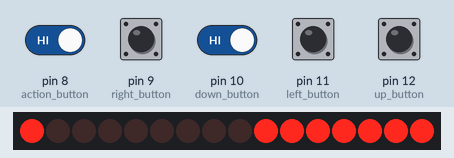
Simulated run of this sketch. Board: Arduino Uno, built with avr-gcc and run on an emulated ATmega328P. On the bench: 16 shift-register outputs drawn as a row of LEDs (first output left, lit = HIGH). Wiring (inferred from the names in the program): 2 × shift register (74HC595): data pin 3; shift clock pin 5; latch pin 4. Wiring (inferred from the signals the program sends): row of LEDs: on Q0, Q1, Q2, Q3, Q4, Q5, Q6, Q7, Q8, Q9, Q10, Q11, Q12, Q13, Q14, Q15. The inputs (shaded band) are chosen by the test bench; at power-on: pin 8 (action_button), pin 10 (down_button), pin 12 (up_button) HIGH, pin 9 (right_button), pin 11 (left_button) LOW.

Above: at 1.2 s.
1.3 s: pin 8 (action_button) driven LOW and pin 10 (down_button) driven LOW
At 2.5 s:
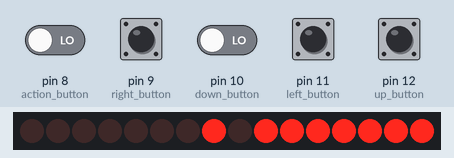
2.8 s: pin 9 (right_button) pulled HIGH for 0.15 s
At 3.4 s:
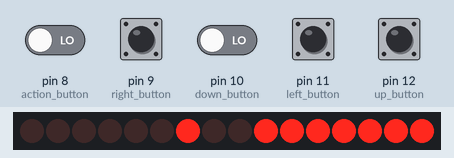
4.4 s: pin 11 (left_button) pulled HIGH for 0.15 s
At 5.7 s:
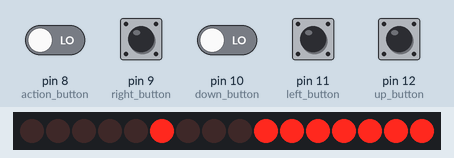
6.0 s: pin 12 (up_button) pulled LOW for 0.15 s
At 7.0 s:
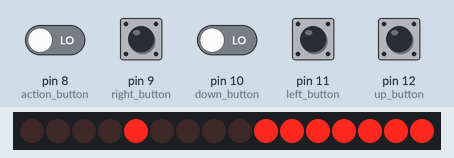
7.6 s: pin 9 (right_button) pulled HIGH for 1 s
At 9.5 s:
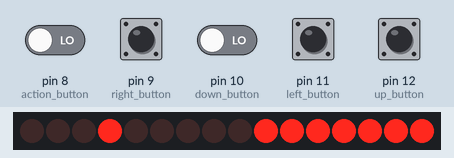
10.1 s: pin 11 (left_button) pulled HIGH for 1 s
At 11.4 s:
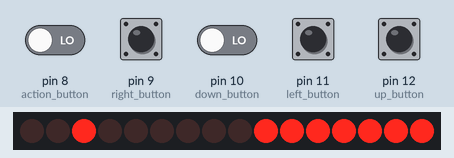
Timing chart, 0 to 13.1 s (numbered marks = the images above; inputs shaded):
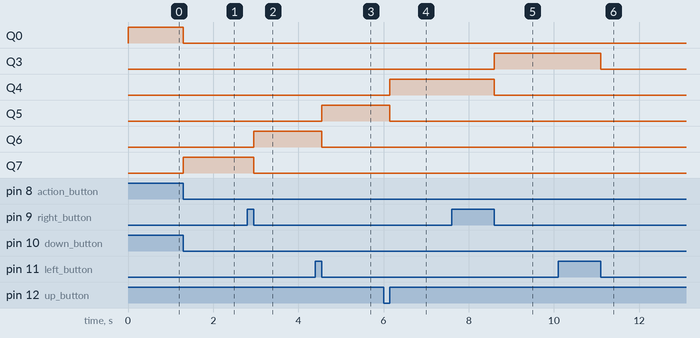

Measured:
- after the input at 1.3 s, Q0: HIGH → LOW at once; Q7: LOW → HIGH at once
- after the input at 2.8 s, Q6: LOW → HIGH after 0.15 s; Q7: HIGH → LOW after 0.15 s
- after the input at 4.4 s, Q5: LOW → HIGH after 0.15 s; Q6: HIGH → LOW after 0.15 s
- after the input at 6.0 s, Q4: LOW → HIGH after 0.15 s; Q5: HIGH → LOW after 0.15 s
- after the input at 7.6 s, Q3: LOW → HIGH after 1.0 s; Q4: HIGH → LOW after 1.0 s
- after the input at 10.1 s, Q3: HIGH → LOW after 1.0 s

The sketch:

8x8_matrix_led_display_dwawing_game.ino
```cpp
#include "LedMatrix.h"
#include "Buttons.h"

// Pins for the 74HC595 shift register.
const int latch_pin = 4; // Pin connected to 74HC959's RCLK pin a.k.a. latch pin (pin 12).
const int clock_pin = 5; // Pin connected to 74HC595's SRCLK pin a.k.a. clock pin (pin 11).
const int data_pin = 3; // Pin connected to 74HC959's SER pin a.k.a. data pin (pin 14).

// Pins for the buttons.
const int action_button = 8;
const int right_button = 9;
const int down_button = 10;
const int left_button = 11;
const int up_button = 12;

// Create led matrix object.
LedMatrix led_matrix(latch_pin, clock_pin, data_pin);
// Create buttons object.
Buttons buttons(action_button, right_button, down_button, left_button, up_button);

void setup() {
  Serial.begin(9600); // Serial begin.
}

void loop() {
  /*
  Variables declared as static will only be created and initialized one time on the first time a function is called.
  */

  // Bytes for led matrix.
  static byte row = B10000000;
  static byte column = B10000000;

  // Declare constant pointer for row and column.
  static byte *const p_row = &row;
  static byte *const p_column = &column;

  static int pressed_button = 0; // Store just pressed button. Default is set to 0.
  static int previous_pressed_button = 0; // Store previous pressed button. Default is set to 0.

  // Declare constant pointer for pressed button and previous pressed button.
  static int *const p_pressed_button = &pressed_button;
  static int *const p_previous_pressed_button = &previous_pressed_button;

  // Update position a.k.a. cursor to the led matrix. i.e. lit correct led.
  led_matrix.displayCursor(p_row, p_column);
  // Call the button listener, which update information about button presses.
  buttons.buttonListener(p_pressed_button, p_previous_pressed_button);

  // Execute only if the previous pressed button was different that the just pressed button.
  // This prevent multiple bit shift if the button press was too long.
  if (previous_pressed_button != pressed_button) {
    bitShift(p_pressed_button, p_column, p_row);
  }
}

void bitShift(int * pressed_button, byte * pColumn, byte * pRow)  {
    // This switch statement check which button pressed and shift bytes based on that.
    switch(*pressed_button) {
      case action_button:
        Serial.println("Action button pressed!");
        break;

      case right_button:
        if (*pColumn == (byte)1) {
          *pColumn = (byte)128;
        }
        else {
          *pColumn = *pColumn >> 1;
        }
        break;

      case down_button:
        if (*pRow == (byte)1) {
          *pRow = (byte)128;
        }
        else {
          *pRow = *pRow >> 1;
        }
        break;

      case left_button:
        if (*pColumn == (byte)128) {
          *pColumn = (byte)1;
        }
        else {
          *pColumn = *pColumn << 1;
        }
        break;

      case up_button:
        if (*pRow == (byte)128) {
          *pRow = (byte)1;
        }
        else {
          *pRow = *pRow << 1;
        }
        break;

      default:
        break;
    }

}
```

Buttons.cpp
```cpp
#include "Buttons.h"

Buttons::Buttons(int a_button, int r_button, int d_button, int l_button, int u_button) {
  // Pins for the buttons.
  action_button = a_button;
  right_button = r_button;
  down_button = d_button;
  left_button = l_button;
  up_button = u_button;

  // Set the button pins to input mode.
  pinMode(action_button, INPUT);
  pinMode(right_button, INPUT);
  pinMode(down_button, INPUT);
  pinMode(left_button, INPUT);
  pinMode(up_button, INPUT);
}

void Buttons::buttonListener(int * pressed_button, int * previous_pressed_button) {
  // Variables declared as static will only be created one time on the first time a function is called.
  static int left_button_state;
  static int right_button_state;
  static int down_button_state;
  static int up_button_state;
  static int action_button_state;

  // Read the state of all buttons.
  left_button_state = digitalRead(left_button);
  right_button_state = digitalRead(right_button);
  down_button_state = digitalRead(down_button);
  up_button_state = digitalRead(up_button);
  action_button_state = digitalRead(action_button);

  /*
  This if statement prevent multiple buttons pressed at the same time.
  */
  if (left_button_state == HIGH && right_button_state == LOW && down_button_state == LOW && up_button_state == LOW && action_button_state == LOW) {
    // Store the previous pressed button.
    *previous_pressed_button = *pressed_button;

    // Pressed button was the left button.
    *pressed_button = left_button;
  }
  else if (left_button_state == LOW && right_button_state == HIGH && down_button_state == LOW && up_button_state == LOW && action_button_state == LOW) {
    // Store the previous pressed button.
    *previous_pressed_button = *pressed_button;

    // Pressed button was the right button.
    *pressed_button = right_button;
  }
  else if (left_button_state == LOW && right_button_state == LOW && down_button_state == HIGH && up_button_state == LOW && action_button_state == LOW) {
    // Store the previous pressed button.
    *previous_pressed_button = *pressed_button;

    // Pressed button was the down button.
    *pressed_button = down_button;
  }
  else if (left_button_state == LOW && right_button_state == LOW && down_button_state == LOW && up_button_state == HIGH && action_button_state == LOW) {
    // Store the previous pressed button.
    *previous_pressed_button = *pressed_button;

    // Pressed button was the up button.
    *pressed_button = up_button;
  }
  else if (left_button_state == LOW && right_button_state == LOW && down_button_state == LOW && up_button_state == LOW && action_button_state == HIGH) {
    // Store the previous pressed button.
    *previous_pressed_button = *pressed_button;

    // Pressed button was the action button.
    *pressed_button = action_button;
  }
  else {
    // Store the previous pressed button.
    *previous_pressed_button = *pressed_button;

    // None or multiple buttons was pressed.
    *pressed_button = 0;
  }
}
```

Buttons.h
```cpp
#ifndef Buttons_h
#define Buttons_h

#include <Arduino.h>

class Buttons {
  private:
    // Pins for the buttons.
    int action_button;
    int right_button;
    int down_button;
    int left_button;
    int up_button;

  public:
    Buttons(int action_button, int right_button, int down_button, int left_button, int up_button);
    void buttonListener(int * pressed_button, int * previous_pressed_button);
};

#endif
```

LedMatrix.cpp
```cpp
#include "LedMatrix.h"

LedMatrix::LedMatrix(int l_pin, int c_pin, int d_pin) {
  // Pin connected to 74HC959's RCLK pin a.k.a. latch pin (pin 12).
  latch_pin = l_pin;
  clock_pin = c_pin; // Pin connected to 74HC595's SRCLK pin a.k.a. clock pin (pin 11).
  data_pin = d_pin; // Pin connected to 74HC959's SER pin a.k.a. data pin (pin 14).

  // Set the shift register pins to output mode.
  pinMode(latch_pin, OUTPUT);
  pinMode(clock_pin, OUTPUT);
  pinMode(data_pin, OUTPUT);
}

void LedMatrix::displayCursor(byte * p_row, byte * p_column) {
  // Set latch pin down while data is writing. This prevent wrong led lit up.
  digitalWrite(latch_pin, LOW);

  /*
  Send 2 bytes (column and row) to the shift registers.
  The first byte (column) passes through the first register and ends up in at the second one.
  The second byte (row) remains in the first register.
  */
  shiftOut(data_pin, clock_pin, LSBFIRST, ~*p_column); // Reverse bits for column.
  shiftOut(data_pin, clock_pin, LSBFIRST, *p_row);

  // Set latch pin up so data will be sent to the led matrix.
  digitalWrite(latch_pin, HIGH);
}
```

LedMatrix.h
```cpp
#ifndef LedMatrix_h
#define LedMatrix_h

#include <Arduino.h>

class LedMatrix {
  private:
    // Pin connected to the shift register.
    int latch_pin;
    int clock_pin;
    int data_pin;

  public:
    LedMatrix(int latch_pin, int clock_pin, int data_pin);
    void displayCursor(byte * p_row, byte * p_column);
};

#endif
```
